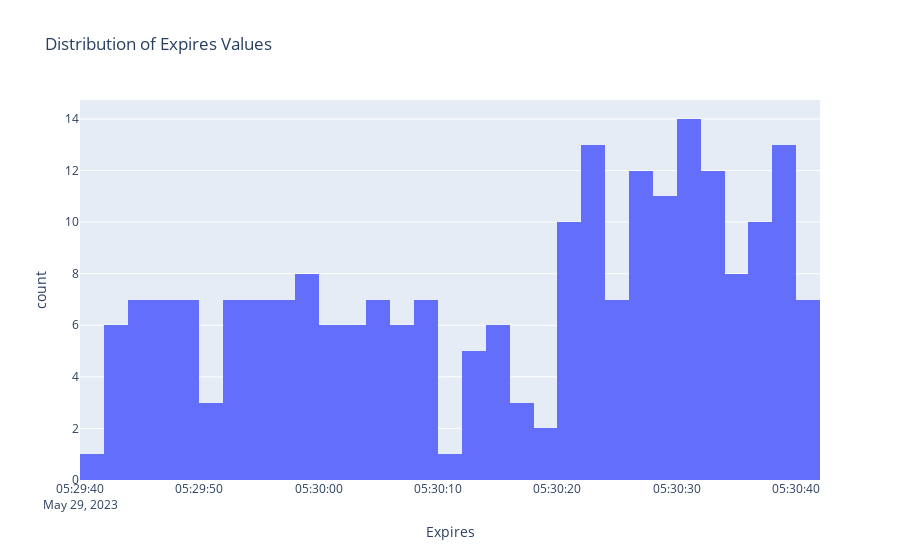

Write notebook code for a chart like this one.
### Code cell
# Convert the 'Expires' column to datetime
data['Expires'] = pd.to_datetime(data['Expires'], errors='coerce')

# Create the histogram
fig = px.histogram(data, x='Expires', nbins=50, title='Distribution of Expires Values')

# Display the plot
fig.show()
pio.write_html(fig, file='../../fam-report-site/public/Web-Analytics/disturbutionexpires.html', auto_open=True)

### Figure 1 — Plotly figure (JSON) as saved in the notebook; plotly's stock layout.template omitted (floating-point values rounded to 4 significant figures; data arrays with more than 128 entries replaced by an {"elided": "..."} marker saying what was removed)
{"data": [{"alignmentgroup": "True", "bingroup": "x", "hovertemplate": "Expires=%{x}<br>count=%{y}<extra></extra>", "legendgroup": "", "marker": {"color": "#636efa", "pattern": {"shape": ""}}, "name": "", "nbinsx": 50, "offsetgroup": "", "orientation": "v", "showlegend": false, "type": "histogram", "x": {"elided": "246 str values"}, "xaxis": "x", "yaxis": "y"}], "layout": {"barmode": "relative", "legend": {"tracegroupgap": 0}, "title": {"text": "Distribution of Expires Values"}, "xaxis": {"anchor": "y", "domain": [0, 1], "title": {"text": "Expires"}}, "yaxis": {"anchor": "x", "domain": [0, 1], "title": {"text": "count"}}}}
